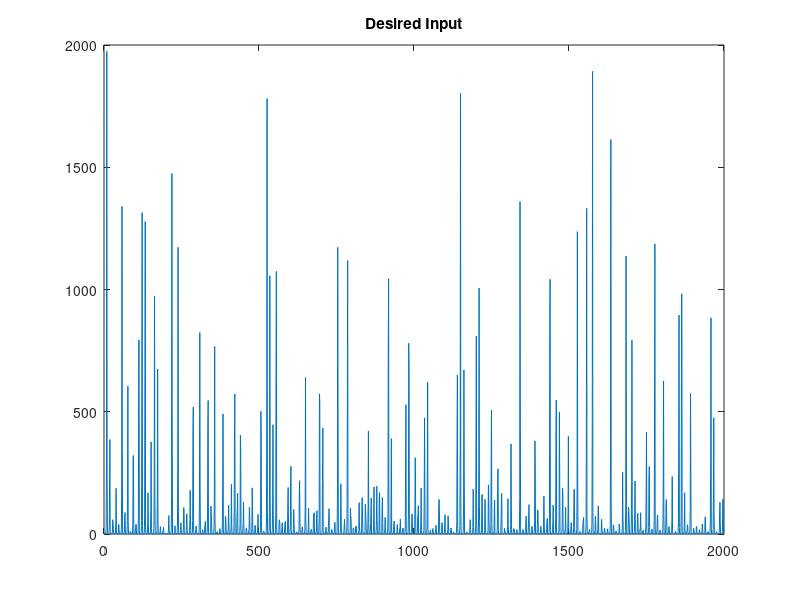
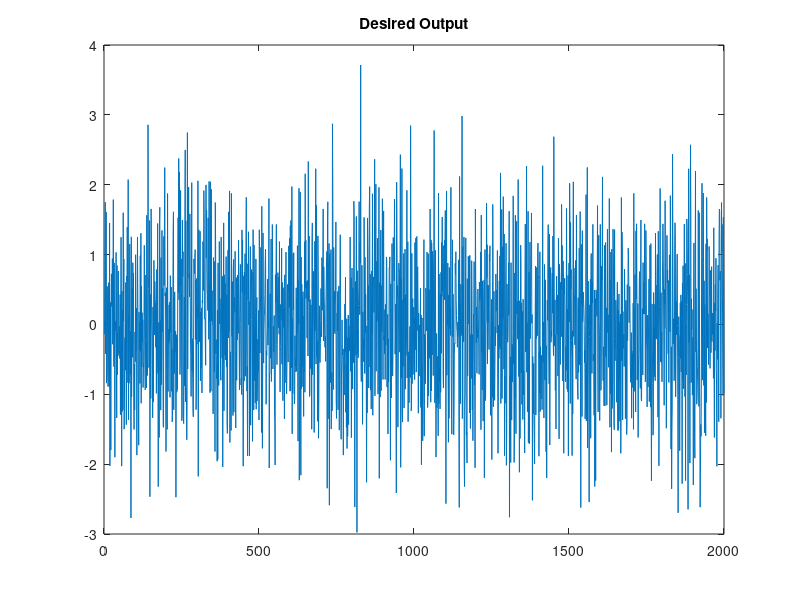

Reproduce these figures in MATLAB, in order. (Note: this script raises an error after producing the figures.)
%% clean up
close all
clear all
clc


%% Predict a curve to fit the following relation of the desired output
% y(n) = y(n-1)/(0.1 + (y(n-4)^2) + sin ( x(i-3)))^2
% this is our time series data
samples = 2000;
% generate white gaussian noise with unit variance response
g = randn(samples,1);

x = zeros(samples +4,1);
y = zeros(samples +4,1);
x = cat ( 1 , zeros(4,1),g(1:end));
t = zeros (samples +4,1);
for i = 5: 1: samples +4
    t(i) = (sin ( x(i-3)))^2;
    y(i) = (y(i-1)/(0.1 + y(i-4)^2))+ t(i) ;
end

x = x(5:samples +4);
y = y(5:samples +4);

test_samples = 0.1 *samples;
train_samples = 0.9 *samples;
in_train = x(1:train_samples);
in_test = x(train_samples+1:samples);
[sz,~] = size(in_train);
bias_train = ones(sz,1);
out_train = y(1:train_samples);
out_test = y(train_samples+1:samples);
[tsz,~] = size(in_test);
bias_test = ones(tsz,1);
figure
plot(y);
title('Desired Input');
figure
plot(x);
title('Desired Output');
%%%%% Arrange filter order %%%%%%%%
[in_train5] = rearrange(in_train,5,sz);
[in_train15]= rearrange(in_train,15,sz);
[in_test5] = rearrange(in_test,5,tsz);
[in_test15]= rearrange(in_test,15,tsz);
%% Wiener filter implementation to find the w_tracks

lambda = 0.001;
%% Filter order 5
[R5 weights_wiener5 ,pred5] = WienerFilter(out_train, in_train,5,lambda);
[R15 weights_wiener15 ,pred15] = WienerFilter(out_train, in_train,15,lambda);
figure,
hold on 
plot(out_train,'+');
plot(pred5,'o');
plot(pred15,'*');
xlabel('Input') % x-axis label
ylabel('Desired and Predicted Responses)') % y-axis label
legend('Desired', 'Wiener FIR Order=5', 'Wiener FIR Order=15' );
title('Wiener Filter Variation')
grid on;
hold off;

figure 
subplot(2,1,1);
plot(weights_wiener5);
title('Wiener Filter Impulse Response Order 5');
grid on
subplot(2,1,2);
plot(weights_wiener15);
title('Wiener Filter Impulse Response Order 15');
grid on
%fitcurve(weights_1, in_test , out_test);
W_error5 = out_train-pred5;
W_error15 = out_train-pred15;
% mean squared error
W_mse5 = sum(W_error5.^2)/samples
W_mse15 = sum(W_error15.^2)/samples
H=spectrum.periodogram;
figure
subplot(2,1,1);
plot(psd(H,W_error5));
subplot(2,1,2);
plot(psd(H,W_error15));
%mse_1
%%% eta related terms initialized
R = in_train'*in_train;
[s,~] = size(in_train); 
eta0 = 0.05;%eta0 be 0.05 to increase the convergence rate
e = eig(R); %% eigenvalues of input autocorrelation
trace = trace(R); %% trace of input autocorrelation
% eigen value 'e' of input auto correlation matrix to find range and speed
% of convergence of eta
eta_max = 2/(max(e));
eta = eta0/ trace;

%% On-line iterative LSM for FIR filter order 5
 iterations = 100;  
order = 5;
weights_online5 = zeros(20,order+2,1);
w_tracks = zeros(20,iterations*sz,order+2);
Jmin = zeros(20,iterations,1);
eta_samples = 20;
figure,
for i = 1:eta_samples
    k = mod(i-1,20)+1;
    eta_val_online5(k) = eta*(10+i);
    % inverse of time of adaptation
    timeconstantofadaptation_5(k) = (1/(eta_val_online5(k)*min(e)));
    misadjustment_5(k) = eta_val_online5(k)*trace;
    [weights_online5,  count , w_tracks(k,:,:) , Jmin(k,:,:) , ~] =...
        onlineLMS(order,sz, in_train5 , out_train , bias_train , iterations , eta_val_online5(k));
    [mse_train_5(k,:,:), degreeOfWhiteness_2, error_5(k,:,:),~] = MeanSquareError(weights_online5, [in_train5 bias_train] , out_train);
    [mse_test_5(k,:,:), degreeOfWhiteness_2, terror_5(k,:,:),~] = MeanSquareError(weights_online5, [in_test5 bias_test] , out_test);
%     if ( mse_train_online(k) < 0.01)
%         break;
%     end
end
for i=1:20
    plot(1:iterations,Jmin(i,:,:),'-')
    hold on
end
title('Online Learning Curve (FIR order = 5)')
xlabel('Iterations') % x-axis label
ylabel('Jmin') % y-axis label
legend(num2str(eta_val_online5(1)) , num2str(eta_val_online5(2)) , num2str(eta_val_online5(3))...
    , num2str(eta_val_online5(4)) , num2str(eta_val_online5(5)) , ...
    num2str(eta_val_online5(6)) , num2str(eta_val_online5(7)) , num2str(eta_val_online5(8))...
    , num2str(eta_val_online5(9)) , num2str(eta_val_online5(10)) , ...
    num2str(eta_val_online5(11)) , num2str(eta_val_online5(12)) , num2str(eta_val_online5(13))...
    , num2str(eta_val_online5(14)) , num2str(eta_val_online5(15)) , ...
    num2str(eta_val_online5(16)) , num2str(eta_val_online5(17)) , num2str(eta_val_online5(18))...
    , num2str(eta_val_online5(19)) , num2str(eta_val_online5(20)) )
grid on;
hold off;

% eta value for minimum Jmin
[Jmin_5,I5] = min(mse_train_5);
display('Online FIR =5 details start');
Jmin_5
eta_val_online5(I5)
timeconstantofadaptation_5(I5) 
speedofadaptation_5=iterations/timeconstantofadaptation_5(I5)
misadjustment_5(I5)
mse_test_5
display('Online FIR =5 details over')
figure,
for i=1:order+2
plot(1:count-1,w_tracks(I5,:,i),'--');
hold on;
end
title(strcat('Plot of  Weight tracks eta=',num2str(eta_val_online5(I5))))
xlabel('Iterations') % x-axis label
ylabel('weights') % y-axis labelg
legend('W0','W1','W2','W3','W4','W5','Bias')
grid on;
hold off;

%% On-line iterative LSM for FIR filter order 15

order = 15;

% eigen value 'e' of input auto correlation matrix to find range and speed
% of convergence of eta
eta_max = 2/(max(e));
eta = eta0/ trace;
weights_online15 = zeros(20,order+2,1);
w_tracks = zeros(20,iterations*sz,order+2);
Jmin = zeros(20,iterations,1);
    
figure,
for i = 1:eta_samples
    k = mod(i-1,20)+1;
    eta_val_online15(k) = eta*(10+i);
    % inverse of time of adaptation
    timeconstantofadaptation_15(k) = (1/(eta_val_online15(k)*min(e)));
    misadjustment_15(k) = eta_val_online15(k)*trace;
    [weights_online15,  count , w_tracks(k,:,:) , Jmin(k,:,:) , ~] =...
        onlineLMS(order,sz, in_train15 , out_train , bias_train , iterations , eta_val_online15(k));
    [mse_train_15(k,:,:), degreeOfWhiteness_2, error_15(k,:,:),~] = MeanSquareError(weights_online15, [in_train15 bias_train] , out_train);
    [mse_test_15(k,:,:), degreeOfWhiteness_2, terror_15(k,:,:),~] = MeanSquareError(weights_online15, [in_test15 bias_test], out_test);
    if ( mse_train_15(k) < 0.001)
        break;
    end
end
for i=1:20
    plot(1:iterations,Jmin(i,:,:),'-')
    hold on
end
title('Online Learning Curve (FIR order = 15)')
xlabel('Iterations') % x-axis label
ylabel('Jmin') % y-axis label
legend(num2str(eta_val_online15(1)) , num2str(eta_val_online15(2)) , num2str(eta_val_online15(3))...
    , num2str(eta_val_online15(4)) , num2str(eta_val_online15(5)) , ...
    num2str(eta_val_online15(6)) , num2str(eta_val_online15(7)) , num2str(eta_val_online15(8))...
    , num2str(eta_val_online15(9)) , num2str(eta_val_online15(10)) , ...
    num2str(eta_val_online15(11)) , num2str(eta_val_online15(12)) , num2str(eta_val_online15(13))...
    , num2str(eta_val_online15(14)) , num2str(eta_val_online15(15)) , ...
    num2str(eta_val_online15(16)) , num2str(eta_val_online15(17)) , num2str(eta_val_online15(18))...
    , num2str(eta_val_online15(19)) , num2str(eta_val_online15(20)) )
grid on;
hold off;

% eta value for minimum Jmin
display('Online FIR =15 details over')
[Jmin_15,I15] = min(mse_train_15);
Jmin_15
eta_val_online15(I15)
timeconstantofadaptation_15(I15) 
speedofadaptation_15=iterations/timeconstantofadaptation_15(I15)
misadjustment_15(I15)
mse_test_15
display('Online FIR =15 details over')
figure
for i=1:order+2
plot(1:count-1,w_tracks(I15,:,i),'--');
hold on;
end
title(strcat('Plot of  Weight tracks eta=',num2str(eta_val_online15(I15))))
xlabel('Iterations') % x-axis label
ylabel('weights') % y-axis labelg
legend('W0','W1','W2','W3','W4','W5','W6','W7',...
'W8','W9','W10','W11','W12','W13','W14','W15','Bias');
grid on;
hold off;

%% Batch-line iterative LSM
batch = 5;
order = 5;
eta0 = 0.05;
% eigen value 'e' of input auto correlation matrix to find range and speed
% of convergence of eta
iterations = 250;
eta_max = 2/(max(e));
eta = eta0/ trace;
figure,
weights_batch = zeros(20,order+2,1);
w_tracks_batch = zeros(20,iterations*sz/batch,order+2);
Jmin_batch = zeros(20,iterations,1);
    
figure,
for i = 1:eta_samples
    k = mod(i-1,20)+1;
    eta_val_batch(k) = eta*(i);
    % inverse of time of adaptation
    timeconstantofadaptation_batch(k) = (1/(eta_val_batch(k)*min(e)));
    misadjustment_batch(k) = eta_val_batch(k)*trace;
    [weights_batch,  count , w_tracks_batch(k,:,:) , Jmin_batch(k,:,:) , ~] =...
        batchLMS(order,sz, in_train5 , out_train , bias_train , iterations , eta_val_batch(k),batch);
    [mse_train_batch(k,:,:), ~, error_batch(k,:,:),~] = MeanSquareError(weights_batch, [in_train5 bias_train] , out_train);
    [mse_test_batch(k,:,:), ~, terror_batch(k,:,:),~] = MeanSquareError(weights_batch, [in_test5 bias_test] , out_test);
    if ( mse_train_batch(k) < 0.001)
        break;
    end
end
for i=1:20
    plot(1:iterations,Jmin_batch(i,:,:),'-')
    hold on
end

title('Batch Learning Curve FIR =5')
xlabel('Iterations') % x-axis label
ylabel('Jmin') % y-axis label
legend(num2str(eta_val_batch(1)) , num2str(eta_val_batch(2)) , num2str(eta_val_batch(3))...
    , num2str(eta_val_batch(4)) , num2str(eta_val_batch(5)) , ...
    num2str(eta_val_batch(6)) , num2str(eta_val_batch(7)) , num2str(eta_val_batch(8))...
    , num2str(eta_val_batch(9)) , num2str(eta_val_batch(10)) , ...
    num2str(eta_val_batch(11)) , num2str(eta_val_batch(12)) , num2str(eta_val_batch(13))...
    , num2str(eta_val_batch(14)) , num2str(eta_val_batch(15)) , ...
    num2str(eta_val_batch(16)) , num2str(eta_val_batch(17)) , num2str(eta_val_batch(18))...
    , num2str(eta_val_batch(19)) , num2str(eta_val_batch(20)) )
grid on;
hold off;

figure
[Jmin_B,IB] = min(mse_train_batch);
Jmin_B
eta_val_batch(IB)
timeconstantofadaptation_batch(IB) 
speedofadaptation_batch=iterations/timeconstantofadaptation_batch(IB)
misadjustment_batch(IB)
mse_test_batch
for i=1:order+2
plot(1:count,w_tracks_batch(IB,:,i),'--');
hold on;
end
title(strcat('Plot of Batch Weight tracks eta=',num2str(eta_val_batch(IB))))
xlabel('Iterations') % x-axis label
ylabel('weights') % y-axis labelg
legend('W0','W1','W2','W3','W4','W5','Bias');
grid on;
hold off;